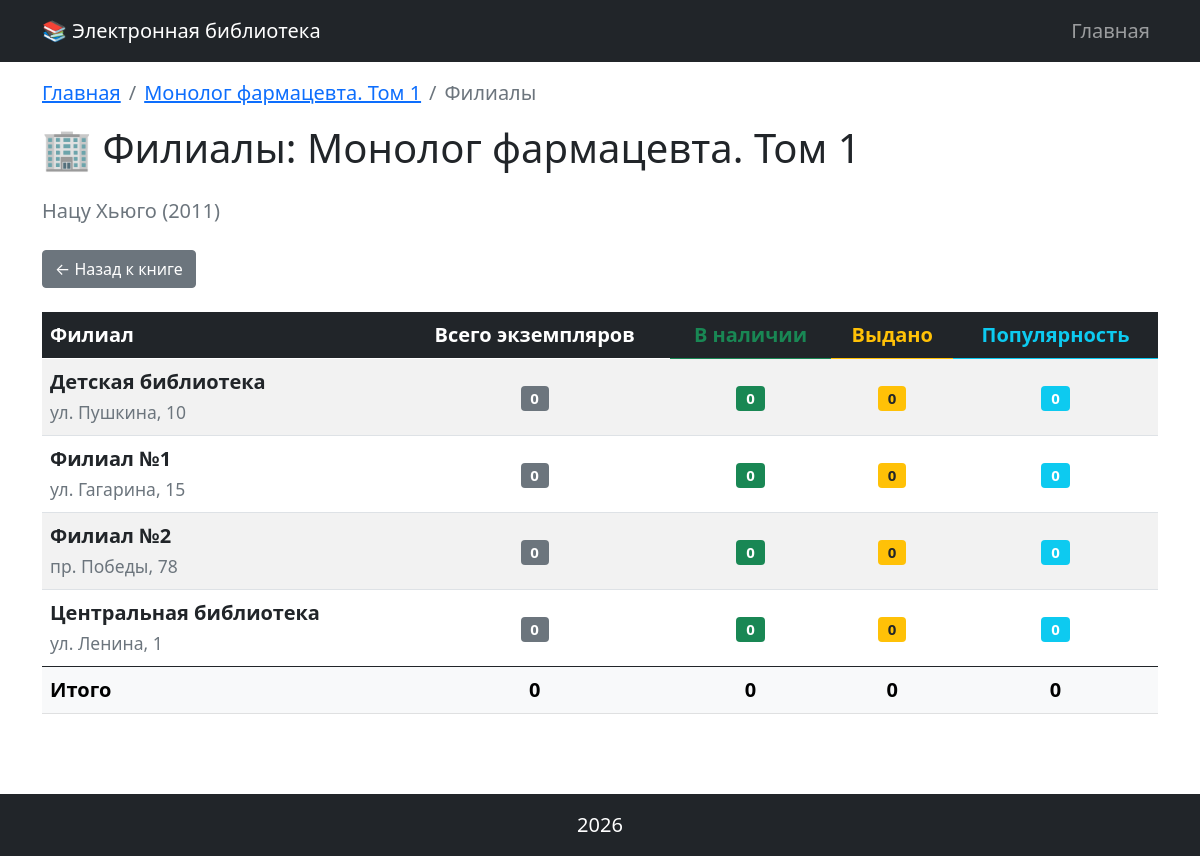
The app's page /book/1/branches with its own data.
### models.py (models this page shows, shortened)
class Book(db.Model):
    __tablename__ = 'books'
    id = db.Column(db.Integer, primary_key=True)
    title = db.Column(db.String(200), nullable=False)
    description = db.Column(db.Text, nullable=False)
    year = db.Column(db.Integer, nullable=False)
    publisher = db.Column(db.String(200), nullable=False)
    author = db.Column(db.String(200), nullable=False)
    created_at = db.Column(db.DateTime, default=datetime.now)
    genres = db.relationship('Genre', secondary=book_genre, lazy='subquery',
                             backref=db.backref('books', lazy=True))
    cover = db.relationship('Cover', back_populates='book', uselist=False,
                            cascade='all, delete-orphan', foreign_keys=[Cover.book_id])
    copies = db.relationship('BookCopy', back_populates='book',
                             cascade='all, delete-orphan', foreign_keys=[BookCopy.book_id])
    def get_branch_stats(self, branch_id):
        copies = BookCopy.query.filter_by(book_id=self.id, branch_id=branch_id).all()
        total = len(copies)
        available = sum(1 for c in copies if c.status == 'available')
        issued = sum(1 for c in copies if c.status == 'issued')
        popularity = BookLoan.query.join(BookCopy).filter(
            BookCopy.book_id == self.id,
            BookCopy.branch_id == branch_id
        ).count()
        return {
            'total': total,
            'available': available,
            'issued': issued,
            'popularity': popularity
        }

class Branch(db.Model):
    __tablename__ = 'branches'
    id = db.Column(db.Integer, primary_key=True)
    name = db.Column(db.String(200), nullable=False, unique=True)
    address = db.Column(db.String(300), nullable=False)
    phone = db.Column(db.String(50))
    created_at = db.Column(db.DateTime, default=datetime.now)

### books.py (the view)
@books_bp.route('/book/<int:book_id>/branches')
def branches(book_id):
    book = Book.query.get_or_404(book_id)
    branches = Branch.query.order_by(Branch.name).all()
    branches_stats = []
    for branch in branches:
        stats = book.get_branch_stats(branch.id)
        branches_stats.append({
            'branch': branch,
            'stats': stats
        })
    return render_template('book_branches.html',
                           book=book,
                           branches_stats=branches_stats)

### templates/book_branches.html (shortened to what this page needs)
{% extends 'base.html' %}
{% block content %}
<div class="row">
    <div class="col-12">
        <nav aria-label="breadcrumb">
            <ol class="breadcrumb">
                <li class="breadcrumb-item"><a href="{{ url_for('books.index') }}">Главная</a></li>
                <li class="breadcrumb-item"><a href="{{ url_for('books.view', book_id=book.id) }}">{{ book.title }}</a></li>
                <li class="breadcrumb-item active">Филиалы</li>
            </ol>
        </nav>
        <h1 class="mb-4">🏢 Филиалы: {{ book.title }}</h1>
        <p class="text-muted mb-4">{{ book.author }} ({{ book.year }})</p>
        <div class="mb-4">
            <a href="{{ url_for('books.view', book_id=book.id) }}" class="btn btn-secondary">
                ← Назад к книге
            </a>
        </div>
        {% if branches_stats %}
            <div class="table-responsive">
                <table class="table table-striped table-hover">
                    <thead class="table-dark">
                        <tr>
                            <th>Филиал</th>
                            <th class="text-center">Всего экземпляров</th>
                            <th class="text-center text-success">В наличии</th>
                            <th class="text-center text-warning">Выдано</th>
                            <th class="text-center text-info">Популярность</th>
                        </tr>
                    </thead>
                    <tbody>
                        {% for item in branches_stats %}
                            <tr>
                                <td>
                                    <strong>{{ item.branch.name }}</strong>
                                    <br>
                                    <small class="text-muted">{{ item.branch.address }}</small>
                                </td>
                                <td class="text-center align-middle">
                                    <span class="badge bg-secondary">{{ item.stats.total }}</span>
                                </td>
                                <td class="text-center align-middle">
                                    <span class="badge bg-success">{{ item.stats.available }}</span>
                                </td>
                                <td class="text-center align-middle">
                                    <span class="badge bg-warning text-dark">{{ item.stats.issued }}</span>
                                </td>
                                <td class="text-center align-middle">
                                    <span class="badge bg-info">{{ item.stats.popularity }}</span>
                                </td>
                            </tr>
                        {% endfor %}
                    </tbody>
                    <tfoot class="table-light">
                        <tr>
                            <th><strong>Итого</strong></th>
                            <th class="text-center">{{ branches_stats|sum(attribute='stats.total') }}</th>
                            <th class="text-center">{{ branches_stats|sum(attribute='stats.available') }}</th>
                            <th class="text-center">{{ branches_stats|sum(attribute='stats.issued') }}</th>
                            <th class="text-center">{{ branches_stats|sum(attribute='stats.popularity') }}</th>
                        </tr>
                    </tfoot>
                </table>
            </div>
        {% else %}
            <div class="alert alert-info text-center">
                <h4>Нет филиалов</h4>
                <p>Добавьте филиалы через кнопку "Добавить тестовые филиалы"</p>
            </div>
        {% endif %}
    </div>
</div>
{% endblock %}

### static/styles.css (style rules this page uses)
body { font-size: 1.25rem; }

### records on screen
Book: title "Монолог фармацевта. Том 1", author "Нацу Хьюго", year "2011"
Branch: branch.name "Детская библиотека", branch.address "ул. Пушкина, 10"
Branch: branch.name "Филиал №1", branch.address "ул. Гагарина, 15"
Branch: branch.name "Филиал №2", branch.address "пр. Победы, 78"
Branch: branch.name "Центральная библиотека", branch.address "ул. Ленина, 1"

### other values on screen
{{ item.stats.total }} "0" "0" "0" "0"
{{ item.stats.available }} "0" "0" "0" "0"
{{ item.stats.issued }} "0" "0" "0" "0"
{{ item.stats.popularity }} "0" "0" "0" "0"
{{ branches_stats|sum(attribute='stats.total') }} "0"
{{ branches_stats|sum(attribute='stats.available') }} "0"
{{ branches_stats|sum(attribute='stats.issued') }} "0"
{{ branches_stats|sum(attribute='stats.popularity') }} "0"
